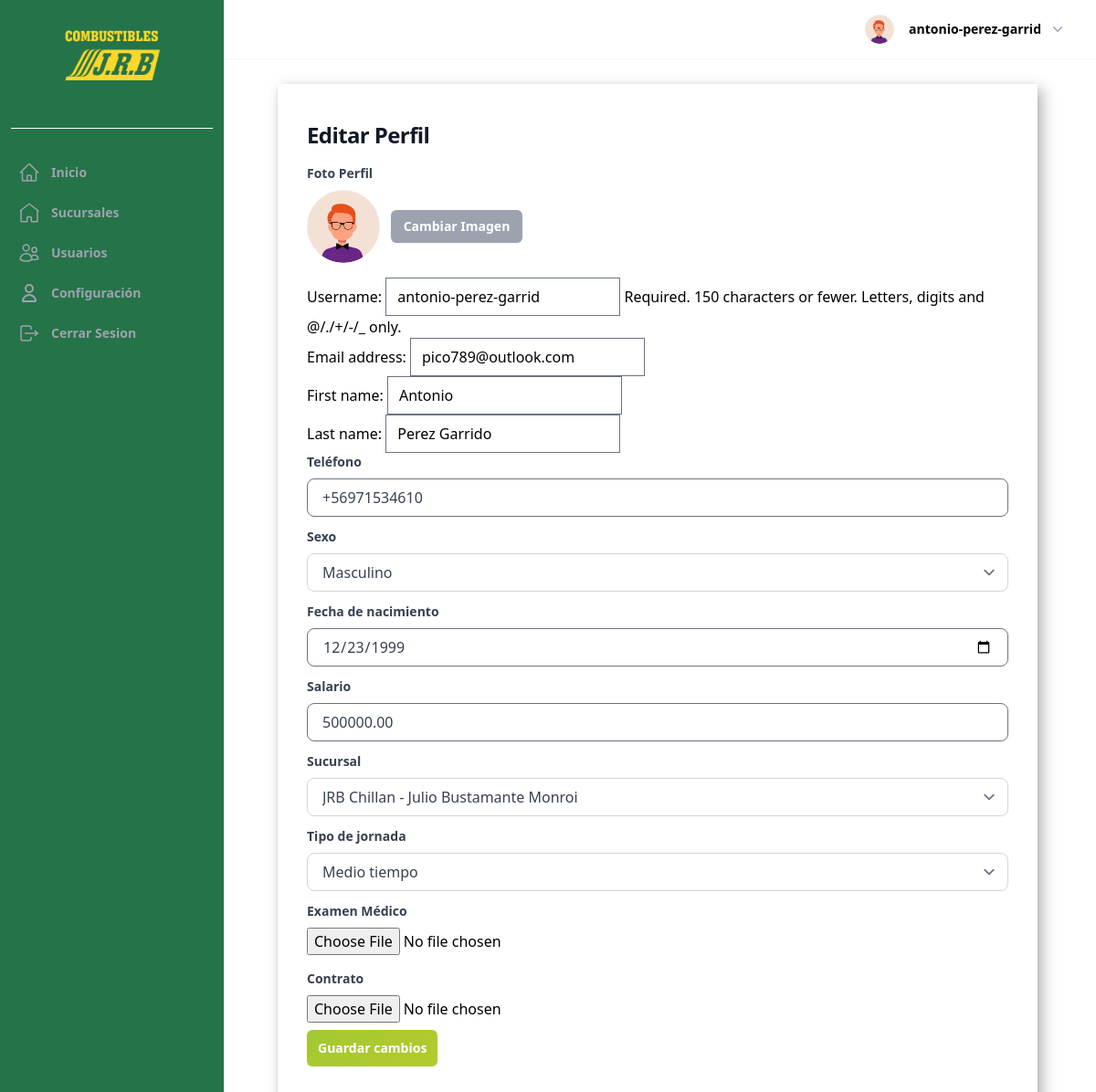
The page /perfil/ (signed in) on the database its author committed.
### UsuarioApp/models.py (models this page shows, shortened)
class Profile(models.Model):
    last_activity = models.DateTimeField(null=True, blank=True)
    image = models.ImageField(upload_to=profile_picture_path, default="profile.webp")
    user_FK = models.OneToOneField(
        User, on_delete=models.CASCADE, related_name="profile",
    )
    position_FK = models.ForeignKey(
        Position, on_delete=models.SET_NULL, null=True, blank=True
    )
    company_rut = models.CharField(
        max_length=12,
        blank=True,
        null=True,
        validators=[
            RegexValidator(
                regex=r"^[0-9.]+-[0-9kK]{1}$",
                message="Ingrese un RUT válido en el formato 12.345.678-9",
            )
        ],
        verbose_name="RUT Empresa",
    )
    phone = models.CharField(max_length=20, blank=True, verbose_name="Teléfono")
    gender = models.CharField(
        max_length=1,
        choices=GENDER_CHOICES,
        null=True,
        blank=True,
        verbose_name="Sexo",
    )
    date_of_birth = models.DateField(
        null=True,
        blank=True,
        verbose_name="Fecha de nacimiento",
    )
    salario = models.DecimalField(
        max_digits=10, decimal_places=2, null=True, blank=True, verbose_name="Salario",
    )
    address = models.CharField(max_length=255, blank=True, verbose_name="Dirección")
    date_of_hire = models.DateField(null=True, blank=True, verbose_name="Fecha de contratación")
    is_partime = models.BooleanField(
        default=False,
        choices=[(True, "Tiempo completo"), (False, "Medio tiempo")],
        verbose_name="Tipo de jornada",
    )
    examen_medico = models.FileField(
        upload_to="documentos/examenes/",
        null=True,
        blank=True,
        verbose_name="Examen médico",
    )
    contrato = models.FileField(
        upload_to="documentos/contratos/",
        null=True,
        blank=True,
        verbose_name="Contrato",
    )
    current_branch = models.ForeignKey(
        Sucursal,
        on_delete=models.SET_NULL,
        null=True,
        blank=True,
        related_name="current_profiles",
        verbose_name="Sucursal actual",
    )
    rut = models.CharField(
        max_length=12,
        blank=True,
        null=True,
        unique=True,
        verbose_name="RUT",
        help_text="RUT sin puntos, con guión opcional. Ej: 12345678-5",
    )
    def save(self, *args, **kwargs):
        update_last_activity = kwargs.pop("update_last_activity", False)
        if update_last_activity:
            self.last_activity = timezone.now()
            kwargs["update_fields"] = ["last_activity"]
        if self.pk:
            handle_old_image(Profile, self.pk, self.image)
        super(Profile, self).save(*args, **kwargs)
        if self.image and os.path.exists(self.image.path):
            resize_image(self.image.path, 300)
            crop_image(self.image.path, 300)
    def update_last_activity(self):
        self.save(update_last_activity=True)
    def _has_permission(self, code: str) -> bool:
        return bool(self.position_FK and self.position_FK.permission_code == code)
    def is_owner(self) -> bool:
        return self._has_permission("OWNER")
    def is_admin(self) -> bool:
        return self._has_permission("ADMINISTRATOR")
    def is_accountant(self) -> bool:
        return self._has_permission("ACCOUNTANT")
    def is_head_ATTENDANT(self) -> bool:
        return self._has_permission("HEAD_ATTENDANT")
    def is_ATTENDANT(self) -> bool:
        return self._has_permission("ATTENDANT")
    class Meta:
        verbose_name = "Perfil"
        verbose_name_plural = "Perfiles"
        ordering = ["-id"]

### UsuarioApp/views.py (the view, shortened to what this page needs)
# urls.py: path("perfil/", views.ProfileUpdateView.as_view(), name="Profile"),
class ProfileUpdateView(LoginRequiredMixin, ProfileFormProcessingMixin, View):
    template_name = "pages/perfil/perfil.html"
    def get(self, request, *args, **kwargs):
        user = request.user
        profile = user.profile
        user_form = UserUpdateForm(instance=user)
        profile_form = ProfileUpdateForm(instance=profile, user=request.user)
        context = {"user_form": user_form, "profile_form": profile_form}
        return render(request, self.template_name, context)

### UsuarioApp/forms.py
class UserUpdateForm(forms.ModelForm):
    def __init__(self, *args, **kwargs):
        super().__init__(*args, **kwargs)
        self.helper = FormHelper()
        self.helper.form_tag = False
        layout_fields = []
        if "username" in self.fields:
            layout_fields.append("username")
        layout_fields.append("email")
        name_fields = []
        if "first_name" in self.fields:
            name_fields.append(Div("first_name", css_class="flex-1"))
        if "last_name" in self.fields:
            name_fields.append(Div("last_name", css_class="flex-1"))
        name_div = Div(*name_fields, css_class="flex gap-4") if name_fields else None
        layout_items = layout_fields
        if name_div is not None:
            layout_items.append(name_div)
        self.helper.layout = Layout(*layout_items)
    class Meta:
        model = User
        fields = [
            "username",
            "email",
            "first_name",
            "last_name",
        ]

### UsuarioApp/forms.py (called while the page is built)
    def _get_branch_queryset(self, user):
        if not user:
            return Sucursal.objects.none()
        profile = getattr(user, "profile", None)
        if profile is None:
            return Sucursal.objects.none()
        company = None
        try:
            company = profile.company
        except Company.DoesNotExist:
            company = None
        queryset = Sucursal.objects.none()
        if company is not None:
            queryset = Sucursal.objects.filter(company=company)
        elif getattr(profile, "company_rut", None):
            queryset = Sucursal.objects.filter(company__rut=profile.company_rut)
        if self.instance and self.instance.current_branch_id:
            queryset = queryset | Sucursal.objects.filter(pk=self.instance.current_branch_id)
        return queryset

### sucursalApp/models.py (called while the page is built)
    def __str__(self) -> str:
        return f"{self.name} - {self.company.business_name}"

### utils/customer_img.py (called while the page is built, shortened)
def resize_image(img_path, img_size):
    try:
        with Image.open(img_path) as img:
            ancho, alto = img.size
    except (FileExistsError, UnidentifiedImageError):
        print("Error al Redimensionar la imagen")

def crop_image(img_path, img_size):
    try:
        with Image.open(img_path) as img:
            ancho, alto = img.size
    except (FileExistsError, UnidentifiedImageError):
        print("Erro al Recortar la imagen")

### templates/pages/perfil/perfil.html (shortened to what this page needs)
{% extends "components/Layout/base_pages.html" %}
{% load static %}
{% load tailwind_filters %}
{% block content_pages %}
  <h1 class="max-w-2xl font-bold tracking-tight text-gray-900 text-2xl mb-4">Editar Perfil</h1>
  <form method="post" enctype="multipart/form-data">
    {% include 'components/input_perfil.html' with img=request.user.profile.image.url %}
    {{ user_form|crispy }}
    <label for="id_phone" class="block text-gray-700 text-sm font-bold mb-2">Teléfono</label>
    {{ profile_form.phone }}
    <label for="id_gender" class="block text-gray-700 text-sm font-bold mb-2">Sexo</label>
    {{ profile_form.gender }}
    <label for="id_date_of_birth" class="block text-gray-700 text-sm font-bold mb-2">Fecha de nacimiento</label>
    {{ profile_form.date_of_birth }}
    <label for="id_salario" class="block text-gray-700 text-sm font-bold mb-2">Salario</label>
    {{ profile_form.salario }}
    <label for="id_current_branch" class="block text-gray-700 text-sm font-bold mb-2">Sucursal</label>
    {{ profile_form.current_branch }}
    <label for="id_is_partime" class="block text-gray-700 text-sm font-bold mb-2">Tipo de jornada</label>
    {{ profile_form.is_partime }}
    <label for="{{ profile_form.examen_medico.id_for_label }}" class="block text-gray-700 text-sm font-bold mb-2">Examen Médico</label>
    {{ profile_form.examen_medico }}
    <label for="{{ profile_form.contrato.id_for_label }}" class="block text-gray-700 text-sm font-bold mb-2 mt-4">Contrato</label>
    {{ profile_form.contrato }}
    {% include "components/btn/button.html" with button_text="Guardar cambios" %}
  </form>
{% endblock content_pages %}

### templates/components/header/components/profile.html (shortened to what this page needs)
{% load static %}
<div class="relative" x-data="{ openUser: false }">
  <button type="button" class="-m-1.5 flex items-center p-1.5" id="user-menu-button" aria-expanded="false" aria-haspopup="true" @click="openUser = !openUser">
    <img class="h-8 w-8 rounded-full bg-gray-50" src="{{ request.user.profile.image.url }}" alt="perfil">
    <span class="hidden lg:flex lg:items-center">
      <span class="ml-4 text-sm font-semibold leading-6 text-black" aria-hidden="true">{{ request.user }}</span>
      <svg class="ml-2 h-5 w-5 text-gray-400" viewBox="0 0 20 20" fill="currentColor" aria-hidden="true">
        <path fill-rule="evenodd" d="M5.23 7.21a.75.75 0 011.06.02L10 11.168l3.71-3.938a.75.75 0 111.08 1.04l-4.25 4.5a.75.75 0 01-1.08 0l-4.25-4.5a.75.75 0 01.02-1.06z" clip-rule="evenodd" />
      </svg>
    </span>
  </button>
</div>

### static/css/mensajes.css (style rules this page uses)
button { padding: 10px; }

### rows shown on the page
Profile: phone "+56971534610", gender "Masculino", date_of_birth "12/23/1999", salario "500000.00", current_branch "JRB Chillan - Julio Bustamante Monroi", is_partime "Medio tiempo"

### other values the page prints
{{ request.user }} "antonio-perez-garrid"
{{ button_text }} "Guardar cambios"
